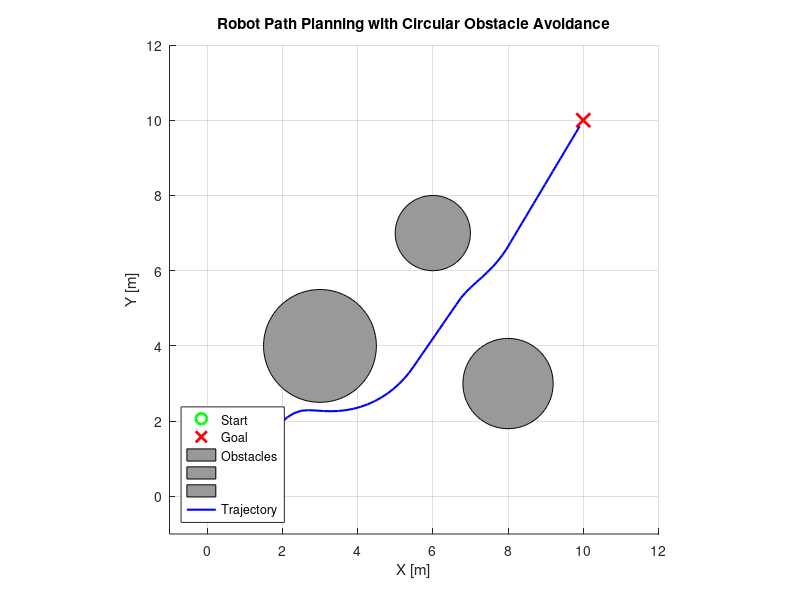

MATLAB code for this plot:
% Trajectory Planning with Obstacle Avoidance
% A simple script to visualize a robot navigating from start to goal
% while avoiding circular obstacles using basic repulsive potential fields.

% Environment Setup
start = [0, 0];
goal = [10, 10];

% Define circular obstacles: [x_center, y_center, radius]
obstacles = [3, 4, 1.5;
             6, 7, 1;
             8, 3, 1.2];

% Plot setup
figure;
axis equal;
xlim([-1 12]);
ylim([-1 12]);
hold on;
grid on;

% Plot start and goal
plot(start(1), start(2), 'go', 'MarkerSize', 10, 'LineWidth', 2);  % green start
plot(goal(1), goal(2), 'rx', 'MarkerSize', 10, 'LineWidth', 2);    % red goal

% Plot obstacles
theta = linspace(0, 2*pi, 100);
for i = 1:size(obstacles,1)
    xc = obstacles(i,1); yc = obstacles(i,2); r = obstacles(i,3);
    fill(xc + r*cos(theta), yc + r*sin(theta), [0.6 0.6 0.6]); % gray circles
end

% Initialize robot position
pos = start;
trajectory = pos;

% Simulation parameters
step_size = 0.2;
tolerance = 0.3;
max_iters = 1000;

for k = 1:max_iters
    % Attractive force toward goal
    to_goal = goal - pos;
    dist_to_goal = norm(to_goal);
    if dist_to_goal < tolerance
        break;
    end
    force = to_goal / dist_to_goal; % normalized

    % Repulsive force from obstacles
    for i = 1:size(obstacles,1)
        obs = obstacles(i,1:2);
        r = obstacles(i,3);
        to_obs = pos - obs;
        dist = norm(to_obs);
        safe_dist = r + 1.0;  % buffer zone
        if dist < safe_dist
            repulse = (safe_dist - dist) * to_obs / dist;
            force = force + repulse;
        end
    end

    % Normalize total force
    force = force / norm(force);

    % Take step
    pos = pos + step_size * force;
    trajectory = [trajectory; pos];
end

% Final trajectory plot
plot(trajectory(:,1), trajectory(:,2), 'b-', 'LineWidth', 1.5);
legend('Start', 'Goal', 'Obstacles','','','Trajectory','Location','southwest');
xlabel('X [m]')
ylabel('Y [m]')
title('Robot Path Planning with Circular Obstacle Avoidance');
